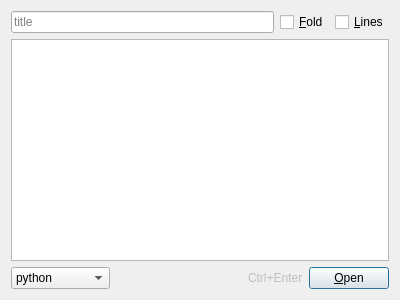
<?xml version="1.0" encoding="UTF-8"?>
<ui version="4.0">
 <class>DialogInsertCode</class>
 <widget class="QDialog" name="DialogInsertCode">
  <property name="geometry">
   <rect>
    <x>0</x>
    <y>0</y>
    <width>400</width>
    <height>300</height>
   </rect>
  </property>
  <property name="minimumSize">
   <size>
    <width>400</width>
    <height>300</height>
   </size>
  </property>
  <property name="windowTitle">
   <string>Insert code</string>
  </property>
  <layout class="QVBoxLayout" name="verticalLayout">
   <item>
    <layout class="QHBoxLayout" name="horizontalLayoutUp">
     <item>
      <widget class="QLineEdit" name="lineEditTitle">
       <property name="placeholderText">
        <string>title</string>
       </property>
      </widget>
     </item>
     <item>
      <widget class="QCheckBox" name="checkBoxFold">
       <property name="text">
        <string>&amp;Fold</string>
       </property>
      </widget>
     </item>
     <item>
      <widget class="QCheckBox" name="checkBoxLines">
       <property name="text">
        <string>&amp;Lines</string>
       </property>
      </widget>
     </item>
    </layout>
   </item>
   <item>
    <widget class="QPlainTextEdit" name="textEdit"/>
   </item>
   <item>
    <layout class="QHBoxLayout" name="horizontalLayoutDown">
     <item>
      <widget class="QComboBox" name="comboBox">
       <property name="currentIndex">
        <number>17</number>
       </property>
       <property name="sizeAdjustPolicy">
        <enum>QComboBox::AdjustToContents</enum>
       </property>
       <item>
        <property name="text">
         <string>applescript</string>
        </property>
       </item>
       <item>
        <property name="text">
         <string>actionscript3</string>
        </property>
       </item>
       <item>
        <property name="text">
         <string>bash</string>
        </property>
       </item>
       <item>
        <property name="text">
         <string>coldfusion</string>
        </property>
       </item>
       <item>
        <property name="text">
         <string>cpp</string>
        </property>
       </item>
       <item>
        <property name="text">
         <string>c#</string>
        </property>
       </item>
       <item>
        <property name="text">
         <string>css</string>
        </property>
       </item>
       <item>
        <property name="text">
         <string>delphi</string>
        </property>
       </item>
       <item>
        <property name="text">
         <string>diff</string>
        </property>
       </item>
       <item>
        <property name="text">
         <string>erlang</string>
        </property>
       </item>
       <item>
        <property name="text">
         <string>groovy</string>
        </property>
       </item>
       <item>
        <property name="text">
         <string>java</string>
        </property>
       </item>
       <item>
        <property name="text">
         <string>javafx</string>
        </property>
       </item>
       <item>
        <property name="text">
         <string>javascript</string>
        </property>
       </item>
       <item>
        <property name="text">
         <string>perl</string>
        </property>
       </item>
       <item>
        <property name="text">
         <string>php</string>
        </property>
       </item>
       <item>
        <property name="text">
         <string>plain</string>
        </property>
       </item>
       <item>
        <property name="text">
         <string>python</string>
        </property>
       </item>
       <item>
        <property name="text">
         <string>ruby</string>
        </property>
       </item>
       <item>
        <property name="text">
         <string>sass</string>
        </property>
       </item>
       <item>
        <property name="text">
         <string>scala</string>
        </property>
       </item>
       <item>
        <property name="text">
         <string>sql</string>
        </property>
       </item>
       <item>
        <property name="text">
         <string>vb</string>
        </property>
       </item>
       <item>
        <property name="text">
         <string>xml</string>
        </property>
       </item>
      </widget>
     </item>
     <item>
      <spacer name="horizontalSpacer">
       <property name="orientation">
        <enum>Qt::Horizontal</enum>
       </property>
       <property name="sizeHint" stdset="0">
        <size>
         <width>40</width>
         <height>20</height>
        </size>
       </property>
      </spacer>
     </item>
     <item>
      <widget class="QLabel" name="labelHint">
       <property name="enabled">
        <bool>false</bool>
       </property>
       <property name="text">
        <string notr="true">Ctrl+Enter</string>
       </property>
      </widget>
     </item>
     <item>
      <widget class="QPushButton" name="pushButtonOpen">
       <property name="text">
        <string>&amp;Open</string>
       </property>
      </widget>
     </item>
    </layout>
   </item>
  </layout>
 </widget>
 <tabstops>
  <tabstop>lineEditTitle</tabstop>
  <tabstop>checkBoxFold</tabstop>
  <tabstop>checkBoxLines</tabstop>
  <tabstop>textEdit</tabstop>
  <tabstop>comboBox</tabstop>
 </tabstops>
 <resources/>
 <connections/>
</ui>
